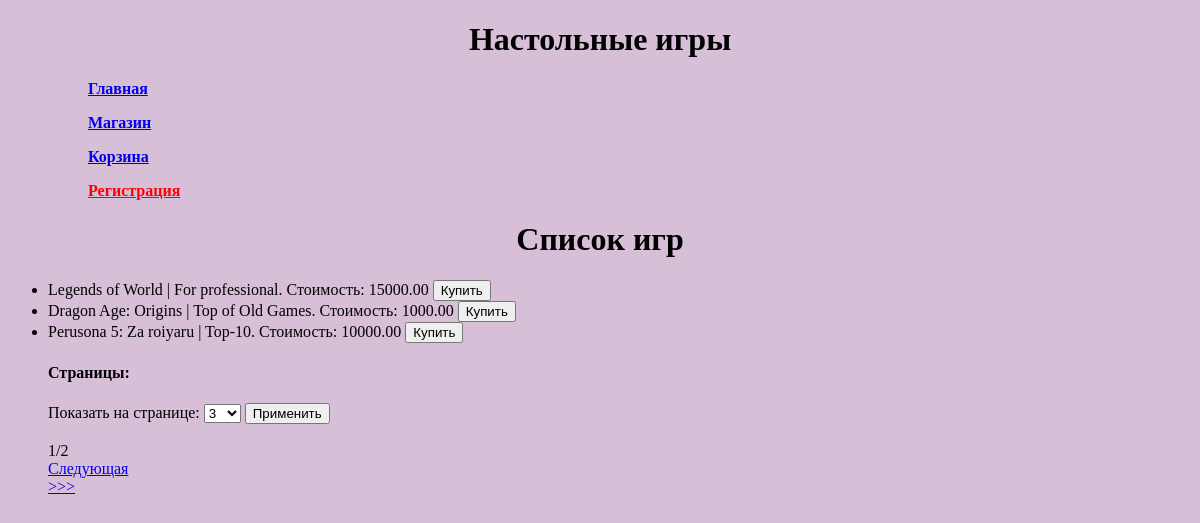
The page /games/ on the database as committed earlier.
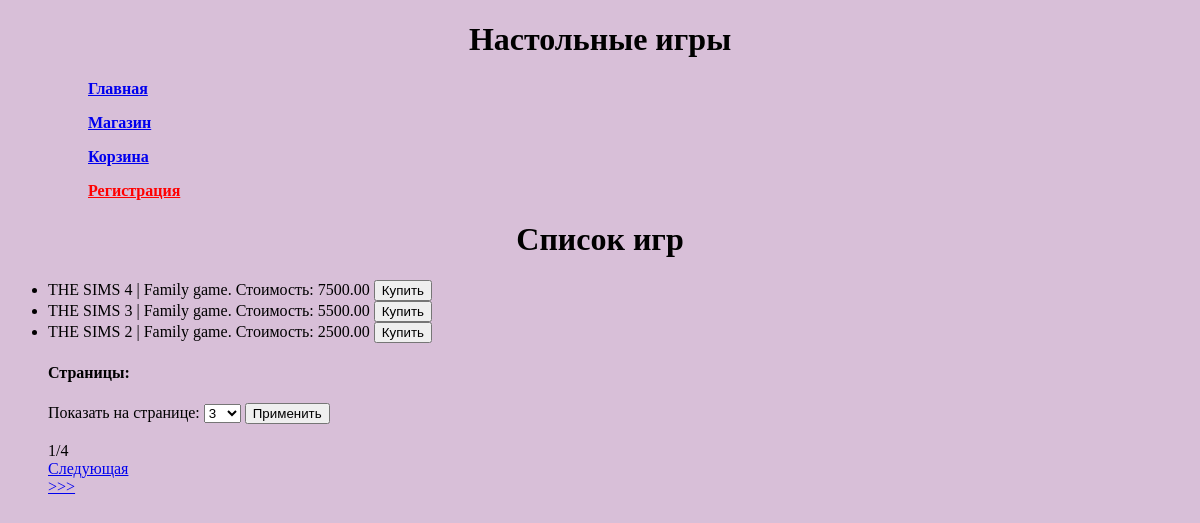
The same page on the database as committed later.
### task1/models.py (models this page shows, shortened)
class Games(models.Model):
    title = models.CharField(max_length=50)
    cost = models.DecimalField(max_digits=9, decimal_places=2)
    size = models.DecimalField(max_digits=10, decimal_places=3)
    description = models.TextField()
    age_limited = models.BooleanField(default=False)
    buyer = models.ManyToManyField(Buyer, related_name='Games')

### task1/views.py (the view)
# urls.py: path('games/', paginator_func),
def paginator_func(request):
    games = Games.objects.all().order_by('-id')
    per_page = request.GET.get('per_page',3)
    paginator = Paginator(games, per_page)
    page_number = request.GET.get('page')
    try:
        page_obj = paginator.get_page(page_number)
    except PageNotAnInteger:
        page_obj = paginator.page(1)
    except EmptyPage:
        page_obj = paginator.page(paginator.num_pages)
    context = {
        'page_obj': page_obj,
        'per_page': per_page,
    }
    return render(request, 'games.html', context)

### templates/games.html (shortened to what this page needs)
<!DOCTYPE html>
<html lang="en">
{% extends 'menu.html' %}
        {% block pagename %}
        <h1>Настольные игры</h1>
        {% endblock %}
        {% block menu %}
        {{ block.super }}
        {% endblock %}
    {% block content %}
    <h1>Список игр</h1>
    <ul>
        {% for game in page_obj %}
            <li>{{ game.title }} | {{ game.description }}. Стоимость: {{ game.cost }}
                    <button>Купить</button></li>
        {% empty %}
            <p>Нет игр.</p>
        {% endfor %}
    </ul>
    <div class="pagination">
        <ul>
        <h4>Страницы:</h4>
        <form method="get">
            <label for="per_page">Показать на странице:</label>
            <select id="per_page" name="per_page" >
                <option value="3">3</option>
            </select>
            <button type="submit" class="paginator_bt">Применить</button>
        </form>
            <br>{{ page_obj.number }}/{{ page_obj.paginator.num_pages }}
            {% if page_obj.has_next %}
                <br><a href="?page={{ page_obj.next_page_number }}">Следующая</a>
                <br><a href="?page={{ page_obj.paginator.num_pages }}">>>></a>
            {% endif %}
        </ul>
    </div>
    {% endblock %}

Rows that differ between the two databases and show on the page:
no longer on this page (row unchanged): Games: title "Legends of World", description "For professional", cost "15000.00"
no longer on this page (row unchanged): Games: title "Dragon Age: Origins", description "Top of Old Games", cost "1000.00"
no longer on this page (row unchanged): Games: title "Perusona 5: Za roiyaru", description "Top-10", cost "10000.00"
added Games: title "THE SIMS 4", description "Family game", cost "7500.00"
added Games: title "THE SIMS 3", description "Family game", cost "5500.00"
added Games: title "THE SIMS 2", description "Family game", cost "2500.00"
Other text that changed with them:
{{ page_obj.paginator.num_pages }}: "2" → "4"
